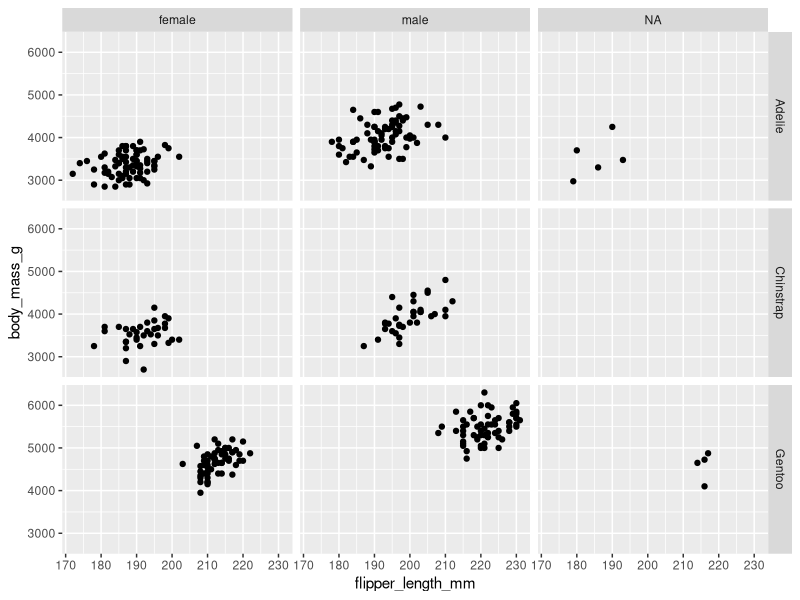
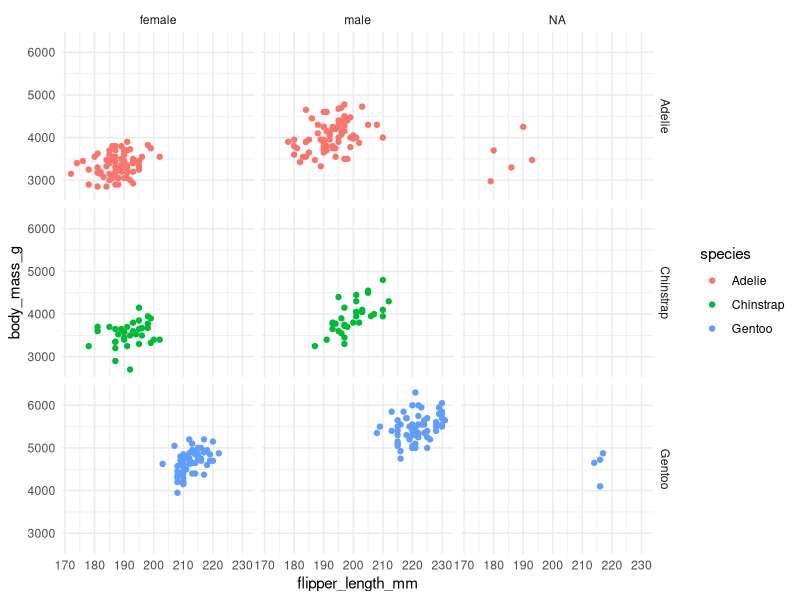

These charts were generated, in order, by the following R code:

            library(ggplot2)
            library(palmerpenguins)
            built_answer <- tryCatch(
                {
                    set.seed(42)
                    ggplot(penguins, aes(x = flipper_length_mm, y = body_mass_g)) + geom_point() + facet_grid(species ~ sex)
                    suppressWarnings(
                        if (!file.exists("/sandbox/figures/body-mass_flipper-length_scatter_facet_species_sex_answer.png")) {
                            ggsave(
                                width = 3,
                                height = 3,
                                "/sandbox/figures/body-mass_flipper-length_scatter_facet_species_sex_answer.png"
                            )
                        }
                    )
                    suppressWarnings(
                        ggplot_build(last_plot())
                    )
                },
                error = function(e) {
                    'ERROR'
                }
            )
            built_submission <- tryCatch(
                {
                    set.seed(42)
                    library(palmerpenguins)
library(ggplot2)

ggplot(penguins, aes(x = flipper_length_mm, y = body_mass_g, color = species)) +
  geom_point() +
  facet_grid(species ~ sex) +
  theme_minimal()
                    suppressWarnings(
                        ggsave(
                            width = 3,
                            height = 3,
                            "figures/body-mass_flipper-length_scatter_facet_species_sex_submission_granite.png"
                        )
                    )
                    suppressWarnings(
                        ggplot_build(last_plot())
                    )
                },
                error = function(e) {
                    'ERROR'
                }
            )
            cat(isTRUE(all.equal(built_answer, built_submission)))
        
